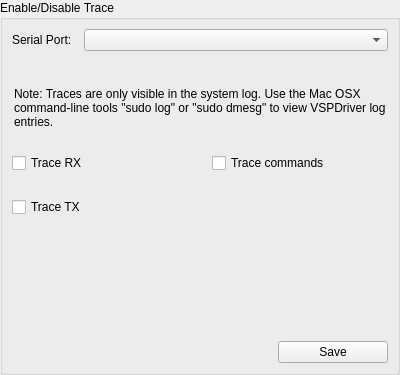
<?xml version="1.0" encoding="UTF-8"?>
<ui version="4.0">
 <class>PGTrace</class>
 <widget class="QWidget" name="PGTrace">
  <property name="geometry">
   <rect>
    <x>0</x>
    <y>0</y>
    <width>400</width>
    <height>375</height>
   </rect>
  </property>
  <property name="windowTitle">
   <string>Form</string>
  </property>
  <layout class="QVBoxLayout" name="verticalLayout">
   <property name="spacing">
    <number>0</number>
   </property>
   <property name="leftMargin">
    <number>0</number>
   </property>
   <property name="topMargin">
    <number>0</number>
   </property>
   <property name="rightMargin">
    <number>0</number>
   </property>
   <property name="bottomMargin">
    <number>0</number>
   </property>
   <item>
    <widget class="QGroupBox" name="groupBox">
     <property name="title">
      <string>Enable/Disable Trace</string>
     </property>
     <layout class="QGridLayout" name="gridLayout_2">
      <property name="spacing">
       <number>12</number>
      </property>
      <item row="0" column="0">
       <widget class="QLabel" name="label">
        <property name="sizePolicy">
         <sizepolicy hsizetype="Minimum" vsizetype="Preferred">
          <horstretch>0</horstretch>
          <verstretch>0</verstretch>
         </sizepolicy>
        </property>
        <property name="text">
         <string>Serial Port:</string>
        </property>
        <property name="buddy">
         <cstring>cbPorts</cstring>
        </property>
       </widget>
      </item>
      <item row="0" column="1">
       <widget class="QComboBox" name="cbPorts">
        <property name="sizePolicy">
         <sizepolicy hsizetype="Expanding" vsizetype="Fixed">
          <horstretch>0</horstretch>
          <verstretch>0</verstretch>
         </sizepolicy>
        </property>
        <property name="mouseTracking">
         <bool>true</bool>
        </property>
        <property name="tabletTracking">
         <bool>true</bool>
        </property>
       </widget>
      </item>
      <item row="1" column="0" colspan="2">
       <widget class="QWidget" name="widget_2" native="true">
        <layout class="QGridLayout" name="gridLayout">
         <property name="leftMargin">
          <number>0</number>
         </property>
         <property name="topMargin">
          <number>24</number>
         </property>
         <property name="rightMargin">
          <number>0</number>
         </property>
         <property name="bottomMargin">
          <number>0</number>
         </property>
         <property name="spacing">
          <number>24</number>
         </property>
         <item row="1" column="1">
          <widget class="QCheckBox" name="cbxTraceCmd">
           <property name="mouseTracking">
            <bool>true</bool>
           </property>
           <property name="tabletTracking">
            <bool>true</bool>
           </property>
           <property name="text">
            <string>Trace commands</string>
           </property>
          </widget>
         </item>
         <item row="1" column="0">
          <widget class="QCheckBox" name="cbxTraceRX">
           <property name="mouseTracking">
            <bool>true</bool>
           </property>
           <property name="tabletTracking">
            <bool>true</bool>
           </property>
           <property name="text">
            <string>Trace RX</string>
           </property>
          </widget>
         </item>
         <item row="2" column="0">
          <widget class="QCheckBox" name="cbxTraceTX">
           <property name="mouseTracking">
            <bool>true</bool>
           </property>
           <property name="tabletTracking">
            <bool>true</bool>
           </property>
           <property name="text">
            <string>Trace TX</string>
           </property>
          </widget>
         </item>
         <item row="0" column="0" colspan="2">
          <widget class="QLabel" name="label_2">
           <property name="text">
            <string>&lt;html&gt;&lt;head/&gt;&lt;body&gt;&lt;p&gt;Note: Traces are only visible in the system log. Use the Mac OSX command-line tools &amp;quot;sudo log&amp;quot; or &amp;quot;sudo dmesg&amp;quot; to view VSPDriver log entries.&lt;/p&gt;&lt;/body&gt;&lt;/html&gt;</string>
           </property>
           <property name="wordWrap">
            <bool>true</bool>
           </property>
           <property name="margin">
            <number>2</number>
           </property>
           <property name="indent">
            <number>2</number>
           </property>
          </widget>
         </item>
        </layout>
       </widget>
      </item>
      <item row="3" column="0" colspan="2">
       <widget class="QWidget" name="widget" native="true">
        <layout class="QHBoxLayout" name="horizontalLayout">
         <property name="spacing">
          <number>24</number>
         </property>
         <property name="leftMargin">
          <number>0</number>
         </property>
         <property name="topMargin">
          <number>0</number>
         </property>
         <property name="rightMargin">
          <number>0</number>
         </property>
         <property name="bottomMargin">
          <number>0</number>
         </property>
         <item>
          <spacer name="horizontalSpacer">
           <property name="orientation">
            <enum>Qt::Orientation::Horizontal</enum>
           </property>
           <property name="sizeHint" stdset="0">
            <size>
             <width>233</width>
             <height>20</height>
            </size>
           </property>
          </spacer>
         </item>
         <item>
          <widget class="QPushButton" name="btnUpdate">
           <property name="minimumSize">
            <size>
             <width>110</width>
             <height>0</height>
            </size>
           </property>
           <property name="mouseTracking">
            <bool>true</bool>
           </property>
           <property name="tabletTracking">
            <bool>true</bool>
           </property>
           <property name="text">
            <string>Save</string>
           </property>
          </widget>
         </item>
        </layout>
       </widget>
      </item>
      <item row="2" column="0" colspan="2">
       <spacer name="verticalSpacer">
        <property name="orientation">
         <enum>Qt::Orientation::Vertical</enum>
        </property>
        <property name="sizeHint" stdset="0">
         <size>
          <width>20</width>
          <height>136</height>
         </size>
        </property>
       </spacer>
      </item>
     </layout>
    </widget>
   </item>
  </layout>
 </widget>
 <tabstops>
  <tabstop>cbPorts</tabstop>
  <tabstop>cbxTraceRX</tabstop>
  <tabstop>cbxTraceTX</tabstop>
  <tabstop>cbxTraceCmd</tabstop>
  <tabstop>btnUpdate</tabstop>
 </tabstops>
 <resources/>
 <connections/>
</ui>
